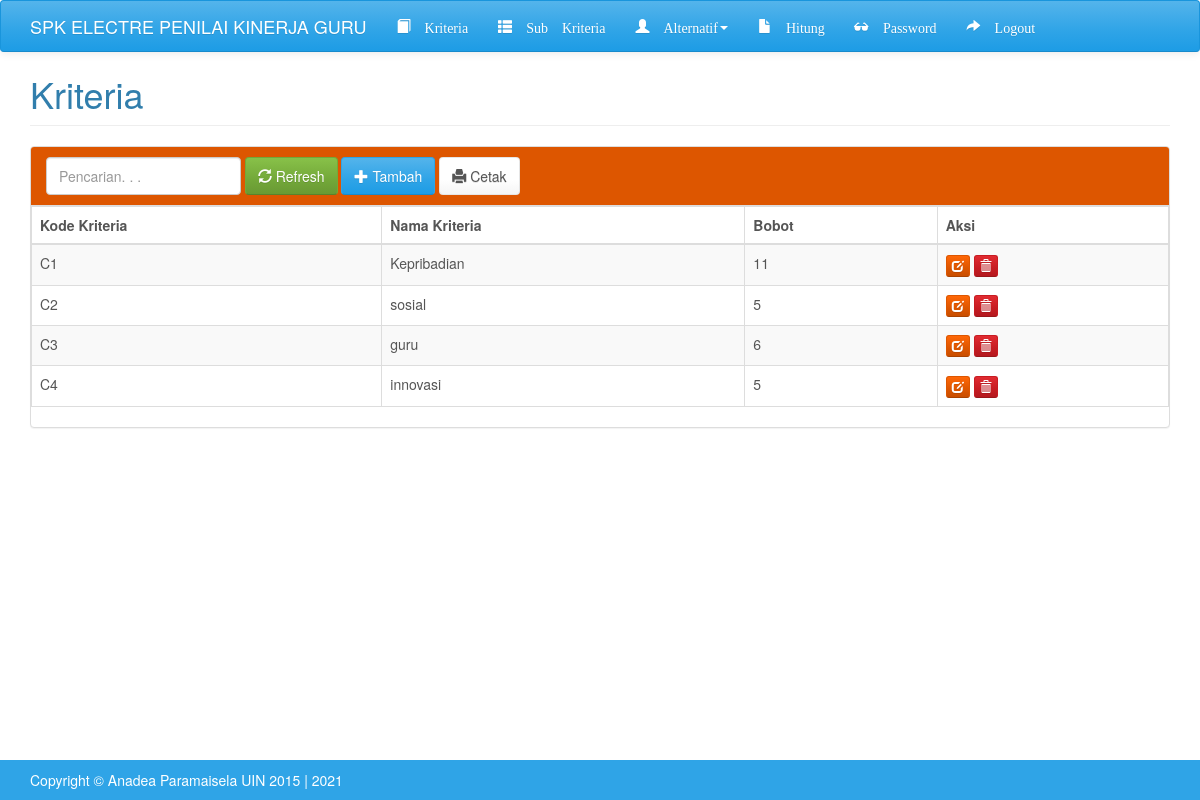
The page /index.php?m=kriteria (signed in) on the database its author committed.
### tables this page shows
CREATE TABLE `tb_kriteria` (
  `kode_kriteria` varchar(16) NOT NULL,
  `nama_kriteria` varchar(256) DEFAULT NULL,
  `atribut` varchar(7) NOT NULL,
  `bobot` double DEFAULT NULL
);

### functions.php (called while the page is built, shortened)
<?php
include'config.php';
include'includes/ez_sql_core.php';
include'includes/ez_sql_mysqli.php';
$db = new ezSQL_mysqli($config['username'], $config['password'], $config['database_name'], $config['server']);
include'includes/general.php';
$mod = $_GET['m'];

### config.php (called while the page is built)
<?php
$config["server"]= 'localhost';
$config["username"]= 'root';
$config["password"]= '';
$config["database_name"]='tugasakhir_electre';

### includes/ez_sql_core.php (called while the page is built, shortened)
<?php
	class ezSQLcore
	{
		var $timers           = array();
		function get_host_port( $host, $default = false )
		{
			$port = $default;
			return array( $host, $port );
		}
		function flush()
		{
			$this->last_result = array();
		}
		function get_results($query=null, $output = OBJECT)
		{
			if ( $query )
			{
				$this->query($query);
			}
			if ( $output == OBJECT )
			{
				return $this->last_result;
			}
		}
		function timer_get_cur()
		{
			list($usec, $sec) = explode(" ",microtime());
			return ((float)$usec + (float)$sec);
		}
		function timer_start($timer_name)
		{
			$this->timers[$timer_name] = $this->timer_get_cur();
		}
		function timer_elapsed($timer_name)
		{
			return round($this->timer_get_cur() - $this->timers[$timer_name],2);
		}
	}

### includes/general.php (called while the page is built, shortened)
<?php
function esc_field($str){
    if (!get_magic_quotes_gpc())
        return addslashes($str);
    else
        return $str;
}

### includes/ez_sql_mysqli.php (called while the page is built, shortened)
<?php
	$ezsql_mysqli_str = array
	(
		1 => 'Require $dbuser and $dbpassword to connect to a database server',
		2 => 'Error establishing mySQLi database connection. Correct user/password? Correct hostname? Database server running?',
		3 => 'Require $dbname to select a database',
		4 => 'mySQLi database connection is not active',
		5 => 'Unexpected error while trying to select database'
	);
	class ezSQL_mysqli extends ezSQLcore
	{
		function connect($dbuser='', $dbpassword='', $dbhost='localhost', $dbport=false)
		{
			global $ezsql_mysqli_str; $return_val = false;
			if ( ! $dbuser )
			{
				$this->register_error($ezsql_mysqli_str[1].' in '.__FILE__.' on line '.__LINE__);
				$this->show_errors ? trigger_error($ezsql_mysqli_str[1],E_USER_WARNING) : null;
			}
			else
			{
				$this->dbh = new mysqli($dbhost,$dbuser,$dbpassword, '', $dbport);
				if( $this->dbh->connect_errno )
				{
					$this->register_error($ezsql_mysqli_str[2].' in '.__FILE__.' on line '.__LINE__);
					$this->show_errors ? trigger_error($ezsql_mysqli_str[2],E_USER_WARNING) : null;
				}
				else
				{
					$return_val = true;
				}
			}
			return $return_val;
		}
		function query($query)
		{
			$return_val = 0;
			$query = trim($query);
			$this->result = @$this->dbh->query($query);
			if ( preg_match("/^(insert|delete|update|replace|truncate|drop|create|alter|begin|commit|rollback|set|lock|unlock|call)/i",$query) )
			{
				$is_insert = true;
				$this->rows_affected = @$this->dbh->affected_rows;
				if ( preg_match("/^(insert|replace)\s+/i",$query) )
				{
					$this->insert_id = @$this->dbh->insert_id;
				}
				$return_val = $this->rows_affected;
			}
			else
			{
				$is_insert = false;
				$i=0;
				$num_rows=0;
				while ( $row = @$this->result->fetch_object() )
				{
					$num_rows++;
				}
				$this->num_rows = $num_rows;
				$return_val = $this->num_rows;
			}
			return $return_val;
		}
	}

### kriteria.php (the view, shortened to what this page needs)
<div class="page-header">
    <h1>Kriteria</h1>
</div>
<div class="panel panel-warning">
    <div class="panel-heading">
        <form class="form-inline">
            <div class="form-group">
                <input class="form-control" type="text" placeholder="Pencarian. . ." name="q" value="<?=$_GET['q']?>" />
            </div>
            <div class="form-group">
                <button class="btn btn-success"><span class="glyphicon glyphicon-refresh"></span> Refresh</a>
            </div>
            <div class="form-group">
                <a class="btn btn-primary" href="?m=kriteria_tambah"><span class="glyphicon glyphicon-plus"></span> Tambah</a>
            </div>
             <div class="form-group">
            <a class="btn btn-default" target="_blank" href="cetak.php?m=kriteria&q=<?=$_GET['q']?>"><span class="glyphicon glyphicon-print"></span> Cetak</a>
        </div>
        </form>
    </div>
    <div class="oxa">
        <table class="table table-bordered table-hover table-striped">
        <thead>
            <tr class="nw">
                <th>Kode Kriteria</th>
                <th>Nama Kriteria</th>
                <th>Bobot</th>
                <th>Aksi</th>
            </tr>
        </thead>
        <?php
         $q = esc_field($_GET['q']);
        $rows = $db->get_results("SELECT * FROM tb_kriteria
        WHERE kode_kriteria LIKE '%$q%' OR nama_kriteria LIKE '%$q%'
        ORDER BY kode_kriteria");
        foreach($rows as $row):?>
        <tr>
            <td><?=$row->kode_kriteria?></td>
            <td><?=$row->nama_kriteria?></td>
            <td><?=$row->bobot?></td>
            <td class="nw">
                <a class="btn btn-xs btn-warning" href="?m=kriteria_ubah&amp;ID=<?=$row->kode_kriteria?>"><span class="glyphicon glyphicon-edit"></span></a>
                <a class="btn btn-xs btn-danger" href="aksi.php?act=kriteria_hapus&amp;ID=<?=$row->kode_kriteria?>" onclick="return confirm('Hapus data?')"><span class="glyphicon glyphicon-trash"></span></a>
            </td>
        </tr>
        <?php endforeach;
        ?>
        </table>
    </div>
</div>

### index.php (shortened to what this page needs)
<?php
include 'functions.php';
?>
<!DOCTYPE html>
<html lang="en">
<head>
  <link href="assets/css/cerulean-bootstrap.min.css" rel="stylesheet" />
  <link href="assets/css/general.css" rel="stylesheet" />
</head>
<body>
  <nav class="navbar navbar-default static-top ">
    <div class="container">
      <div class="navbar-header">
        <a class="navbar-brand" href="./">SPK ELECTRE PENILAI KINERJA GURU</a>
      </div>
      <div id="navbar" class="navbar-collapse collapse">
        <ul class="nav navbar-nav">
          <li><a href="?m=kriteria">
              <div class="glyphicon glyphicon-book"> Kriteria</div>
            </a></li>
          <li><a href="?m=sub_kriteria">
              <div class="glyphicon glyphicon-th-list"> Sub Kriteria </div>
            </a></li>
          <li><a href="#" class="dropdown" data-toggle="dropdown">
              <div class="glyphicon glyphicon-user"> Alternatif </div><b class="caret"></b>
            </a>
          <li><a href="?m=hitung">
              <div class="glyphicon glyphicon-file"> Hitung </div>
            </a></li>
          <li><a href="?m=password">
              <div class="glyphicon glyphicon-sunglasses"> Password</div>
            </a></li>
          <li><a href="aksi.php?act=logout">
              <div class="glyphicon glyphicon-share-alt"> Logout</div>
            </a></li>
          </li>
      </div>
  </nav>
  <div class="container">
    <?php
    if (file_exists($mod . '.php'))
      include $mod . '.php';
    else
      include 'home.php';
    ?>
  </div>
  <footer class="footer bg-primary">
    <div class="container">
      <p>Copyright &copy; Anadea Paramaisela UIN 2015 | <?= date('Y') ?><em class="pull-right"> </em></p>
    </div>
  </footer>
</html>

### assets/css/general.css (style rules this page uses)
html { position: relative; min-height: 100%; }
body { margin-bottom: 70px; }
.footer { position: absolute; bottom: 0; width: 100%; height: 40px; }
.footer p { margin: 10px 0; }
.nw { white-space: nowrap; }
.page-header { margin-top: 0; padding-bottom: 0; }
.page-header h1 { margin-top: 0; }

### rows shown on the page
tb_kriteria: kode_kriteria "C1", nama_kriteria "Kepribadian", bobot "11"
tb_kriteria: kode_kriteria "C2", nama_kriteria "sosial", bobot "5"
tb_kriteria: kode_kriteria "C3", nama_kriteria "guru", bobot "6"
tb_kriteria: kode_kriteria "C4", nama_kriteria "innovasi", bobot "5"
